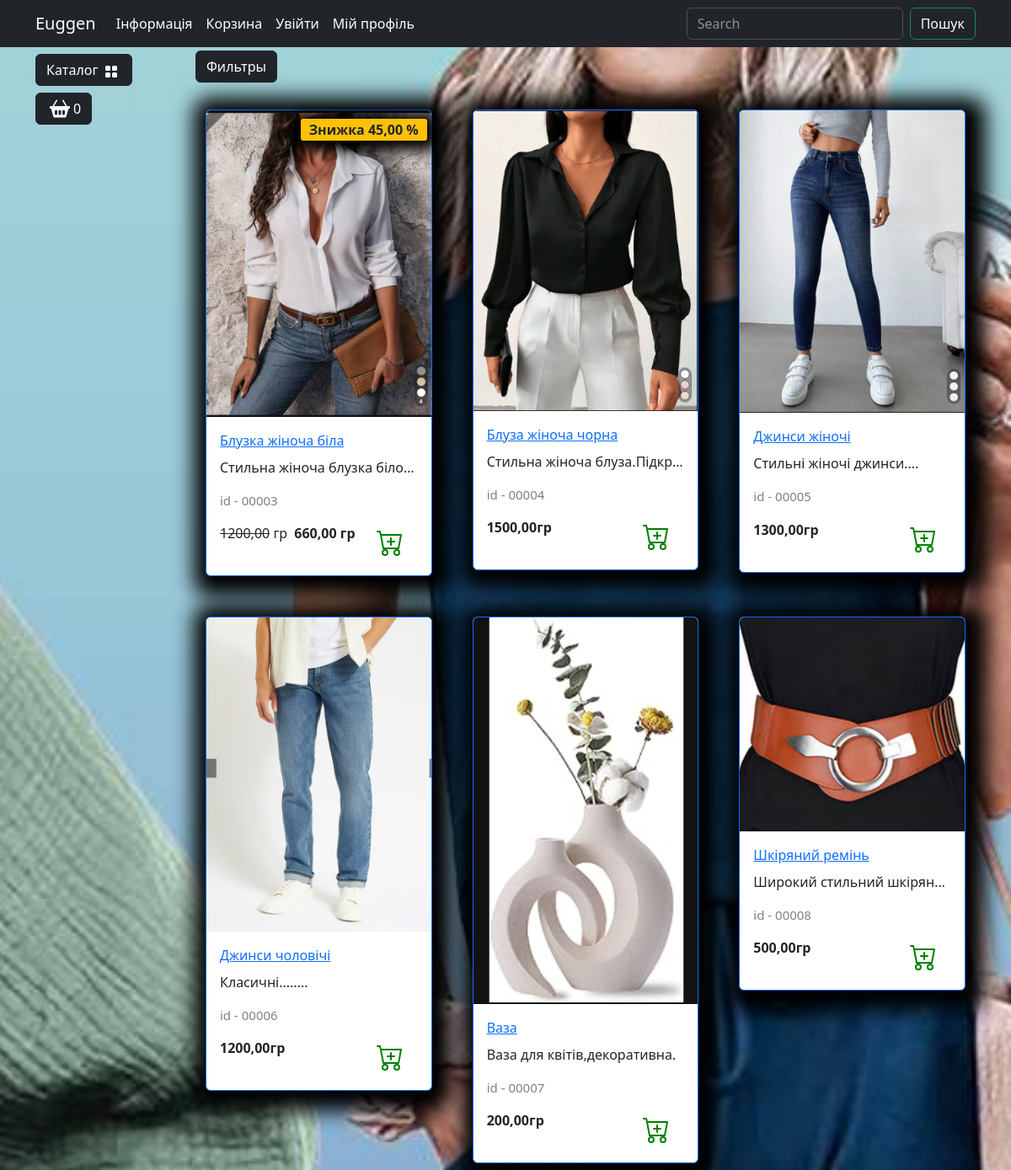
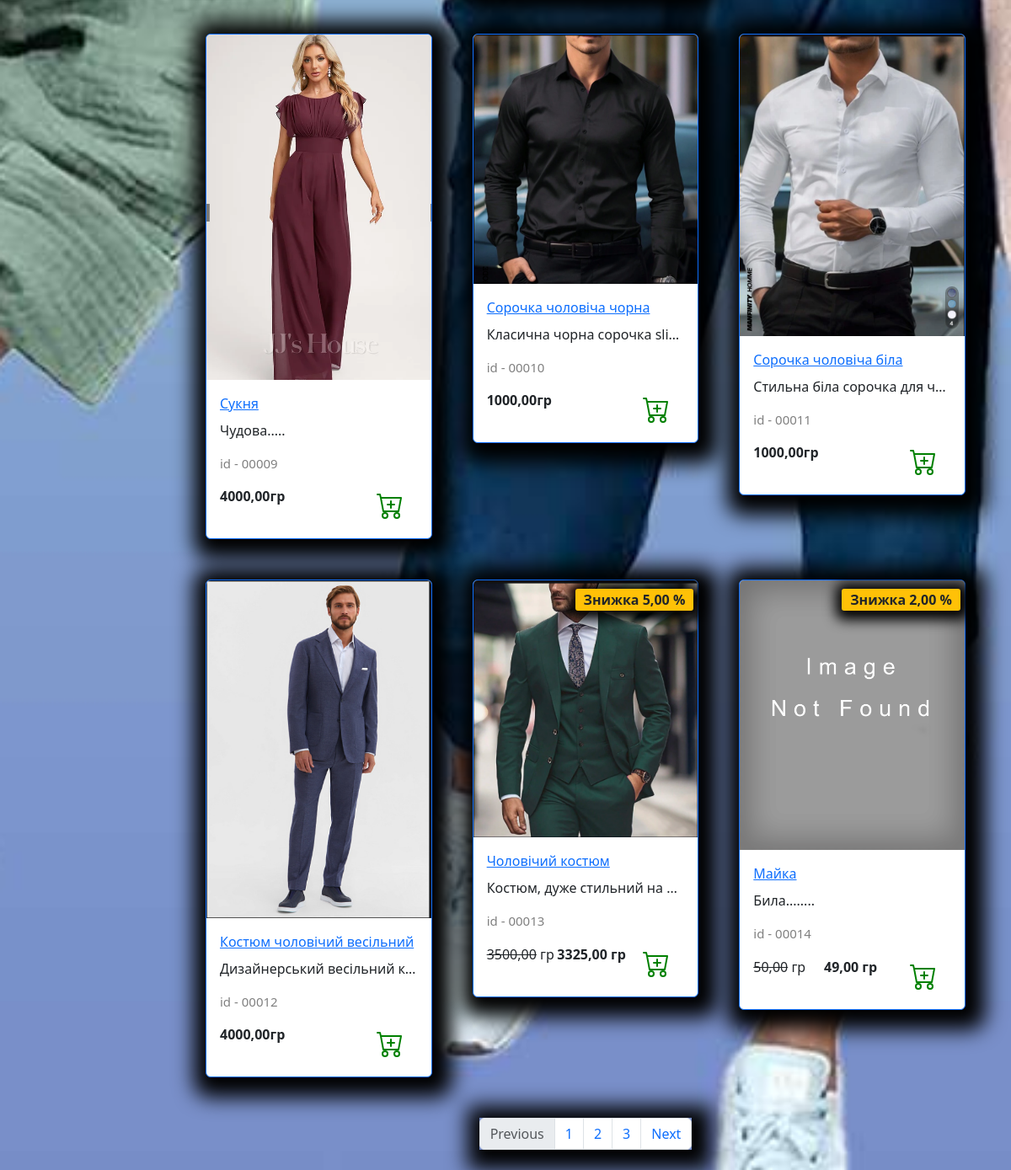
Page /catalog/ on the committed database (2 pictures, top to bottom).
### goods/models.py (models this page shows, shortened)
class Products(models.Model):
    name = models.CharField(
        max_length=150, unique=True, verbose_name="Назва товару"
    )
    slug = models.SlugField(
        max_length=250, unique=True, blank=True, null=True, verbose_name="URL товару"
    )
    description = models.TextField(blank=True, null=True, verbose_name="Опис")
    img = models.ImageField(
        upload_to="goods_images", blank=True, null=True, verbose_name="Зображення"
    )
    price = models.DecimalField(
        default=0.00, max_digits=6, decimal_places=2, verbose_name="Ціна"
    )
    discount = models.DecimalField(
        default=0, max_digits=4, decimal_places=2, verbose_name="Скидка"
    )
    quantity = models.PositiveIntegerField(default=0, verbose_name="Кількість")
    category = models.ForeignKey(
        to=Categories, on_delete=models.CASCADE, verbose_name="Категорія"
    )
    class Meta:
        db_table = "products"
        verbose_name = "Товар"
        verbose_name_plural = "Товари"
    def show_id(self):
        return f"{self.id:05}"
    def end_price(self):
        if self.discount:
            return round(self.price * (1-self.discount/100),2)
        return self.price

### goods/views.py (the view)
# urls.py: path('catalog/',include('goods.urls',namespace='goods'))
def catalog(request):
    products=Products.objects.all()
    context = {
        "title": "Каталог товаров",
        "categories": Categories.objects.all(),
        "products": products,
    }
    return render(request, "goods/catalog.html", context)

### goods/templatetags/goods_tags.py (called while the page is built)
@register.simple_tag()
def tag_categories():
    return Categories.objects.all()

### goods/templates/goods/catalog.html (shortened to what this page needs)
{% extends "main/base.html" %}
{% load static %}
{% block content %}
                   <div class="row">
                    <div class="dropdown mb-2">
                        <button class="btn btn-secondary dropdown-toggle btn-dark" type="button" data-bs-toggle="dropdown"
                            aria-expanded="false">
                            Фильтры
                        </button>
                    </div>
 {% for prod in products  %}
                    <div class="col-lg-4 col-md-6 p-4">
                        <div class="card border-primary rounded custom-shadow">
                            {% if prod.img %}
                                <img src="{{prod.img.url}}" class="card-img-top" alt="{{prod.name}}">
                            {% else %}
                                <img src="{% static "deps/images/Not found image.png" %}" class="card-img-top" alt="...">
                            {% endif %}
                            <div class="card-body">
                                <a href="{% url "goods:product" prod.slug %}">
                                    <p class="card-title">{{ prod.name }}</p>
                                </a>
                                <p class="card-text text-truncate">{{ prod.description }} </p>
                                <p class="product_id">id - {{prod.show_id}}</p>
                                <div class="d-flex justify-content-between">
                                    {% if prod.discount  %}
                                        <p><s>{{prod.price}}</s> гр</p>
                                        <p><strong>{{ prod.end_price }} гр</strong></p>
                                        <span class="badge bg-warning text-dark">Знижка {{ prod.discount }} %</span>
                                    {% else %}
                                        <p><strong>{{ prod.price }}гр</strong></p>
                                    {% endif %}
                                    <a href="#" class="btn add-to-cart">
                                        <img class="mx-1" src="{% static "deps/icons/cart-plus.svg" %}" alt="Catalog Icon"
                                            width="32" height="32">
                                    </a>
                                </div>
                            </div>
                        </div>
                    </div>
 {% endfor %}
                </div>
                <nav aria-label="Page navigation example">
                    <ul class="pagination justify-content-center my-4">
                        <div class="custom-shadow d-flex">
                            <li class="page-item disabled">
                              <a class="page-link">Previous</a>
                            </li>
                            <li class="page-item"><a class="page-link" href="#">1</a></li>
                            <li class="page-item"><a class="page-link" href="#">2</a></li>
                            <li class="page-item"><a class="page-link" href="#">3</a></li>
                            <li class="page-item">
                              <a class="page-link" href="#">Next</a>
                            </li>
                        </div>
                    </ul>
                </nav>
{% endblock %}

### main/templates/main/base.html (shortened to what this page needs)
{% load static %}
{% load goods_tags %}
<!DOCTYPE html>
<html lang="en">
<head>
    <link rel="stylesheet" href="{% static "deps/css/bootstrap/bootstrap.min.css" %}">
    <link rel="stylesheet" href="{% static "deps/css/my_css.css" %}">
</head>
<body>
    <header>
        <nav class="navbar navbar-expand-lg bg-dark" data-bs-theme="dark">
            <div class="container">
                <a class="navbar-brand" href="{% url "main:index" %}">Euggen</a>
                <div class="collapse navbar-collapse" id="navbarSupportedContent">
                    <ul class="navbar-nav me-auto mb-2 mb-lg-0">
                        <li class="nav-item dropdown ">
                            <a class="nav-link dropdown-toggle text-white" href="#" role="button"
                                data-bs-toggle="dropdown" aria-expanded="false">
                                Інформація
                            </a>
                        </li>
                        <li class="nav-item">
                            <a class="nav-link  text-white" href="carts/cart.html">Корзина</a>
                        </li>
                        <li class="nav-item">
                            <a class="nav-link  text-white" href="users/login.html">Увійти</a>
                        </li>
                        <li class="nav-item dropdown ">
                            <a class="nav-link dropdown-toggle text-white" href="#" role="button"
                                data-bs-toggle="dropdown" aria-expanded="false">
                                Мій профіль
                            </a>
                        </li>
                    </ul>
                    <form class="d-flex" role="search">
                        <input class="form-control me-2" type="search" placeholder="Search" aria-label="Search">
                        <button class="btn btn-outline-success text-white" type="submit">Пошук</button>
                    </form>
                </div>
            </div>
        </nav>
    </header>
    <section>
        <div class="container">
            <div class="row mt-1 position-fixed z-3">
                <div class="dropdown mb-2">
                    <button class="btn btn-secondary dropdown-toggle btn-dark" type="button" data-bs-toggle="dropdown"
                        aria-expanded="false">
                        Каталог
                        <img class="mx-1" src="{% static "deps/icons/grid-fill.svg" %}" alt="Catalog Icon" width="16"
                            height="16">
                    </button>
                        {% tag_categories as categories %}
                </div>
                <div>
                    <button type="button" class="btn btn-dark btn-secondary d-flex" id="modalButton"
                        aria-expanded="false">
                        <img class="mx-1" src="{% static "deps/icons/basket2-fill.svg" %}" alt="Catalog Icon" width="24"
                            height="24">
                        <span id="goods-in-cart-count">0</span>
                    </button>
                </div>
            </div>
        </div>
        <div class="container">
            <div class="row mt-1">
                <div class="col-lg-2">
                </div>
                <div class="col-lg-10">
                    {% block content %}
                    {% endblock %}
                </div>
            </div>
        </div>
    </section>
</body>
</html>

### static/deps/css/my_css.css (style rules this page uses)
body { background-image: url("../images/bg-image.jpg"); background-repeat: no-repeat; background-attachment: fixed; background-position: center center; background-size: cover; height: 100%; }
.dropdown-toggle::after { content: none; }
.custom-shadow { box-shadow: 5px 5px 25px 19px #000000; }
.product_id { color: gray; font-size: 15px; }
.badge.bg-warning.text-dark { position: absolute; top: 10px; right: 5px; z-index: 1; padding: 5px 10px; border-radius: 3px; font-size: 1rem; box-shadow: 2px 2px 15px 9px #000000; }

### rows in the picture
Products: img (picture), name "Блузка жіноча біла", description "Стильна жіноча блузка біло…", show_id "00003", price "1200,00", end_price "660,00", discount "45,00"
Products: img (picture), name "Блуза жіноча чорна", description "Стильна жіноча блуза.Підкр…", show_id "00004", price "1500,00"
Products: img (picture), name "Джинси жіночі", description "Стильні жіночі джинси....", show_id "00005", price "1300,00"
Products: img (picture), name "Джинси чоловічі", description "Класичні........", show_id "00006", price "1200,00"
Products: img (picture), name "Ваза", description "Ваза для квітів,декоративна.", show_id "00007", price "200,00"
Products: img (picture), name "Шкіряний ремінь", description "Широкий стильний шкірян…", show_id "00008", price "500,00"
Products: img (picture), name "Сукня", description "Чудова.....", show_id "00009", price "4000,00"
Products: img (picture), name "Сорочка чоловіча чорна", description "Класична чорна сорочка sli…", show_id "00010", price "1000,00"
Products: img (picture), name "Сорочка чоловіча біла", description "Стильна біла сорочка для ч…", show_id "00011", price "1000,00"
Products: img (picture), name "Костюм чоловічий весільний", description "Дизайнерський весільний к…", show_id "00012", price "4000,00"
Products: img (picture), name "Чоловічий костюм", description "Костюм, дуже стильний на…", show_id "00013", price "3500,00", end_price "3325,00", discount "5,00"
Products: name "Майка", description "Била........", show_id "00014", price "50,00", end_price "49,00", discount "2,00"
